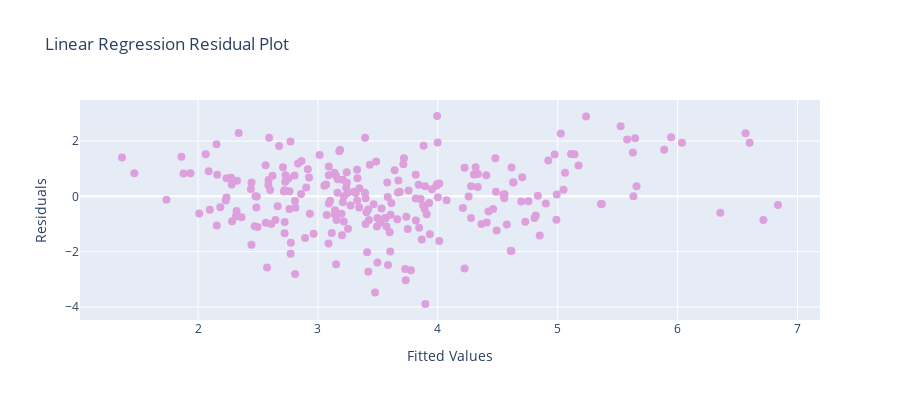

Source (notebook cell):
### Markdown cell above
## The OLS model performs better than the baseline model, the test error is lower (1.20 compared to 1.66)

### Code cell
# calculate residuals
y_fitted_lr = lr_model.predict(X_test)
residuals_lr = y_test - y_fitted_lr

# plot residuals to check for homoscedasticity
fig = go.Figure()
data_scatter = go.Scatter(x=y_fitted_lr, y=residuals_lr, 
                            mode="markers",
                            marker=dict(color='plum', size=8))
fig.add_trace(data_scatter)
fig.update_layout(height=400,
                 xaxis_title="Fitted Values",
                 yaxis_title="Residuals", 
                 title="Linear Regression Residual Plot")
fig

### Figure 1 — Plotly figure (JSON) as saved in the notebook; plotly's stock layout.template omitted (floating-point values rounded to 4 significant figures; data arrays with more than 128 entries replaced by an {"elided": "..."} marker saying what was removed)
{"data": [{"marker": {"color": "plum", "size": 8}, "mode": "markers", "type": "scatter", "x": {"elided": "239 float values"}, "y": {"elided": "239 float values"}}], "layout": {"height": 400, "title": {"text": "Linear Regression Residual Plot"}, "xaxis": {"title": {"text": "Fitted Values"}}, "yaxis": {"title": {"text": "Residuals"}}}}
